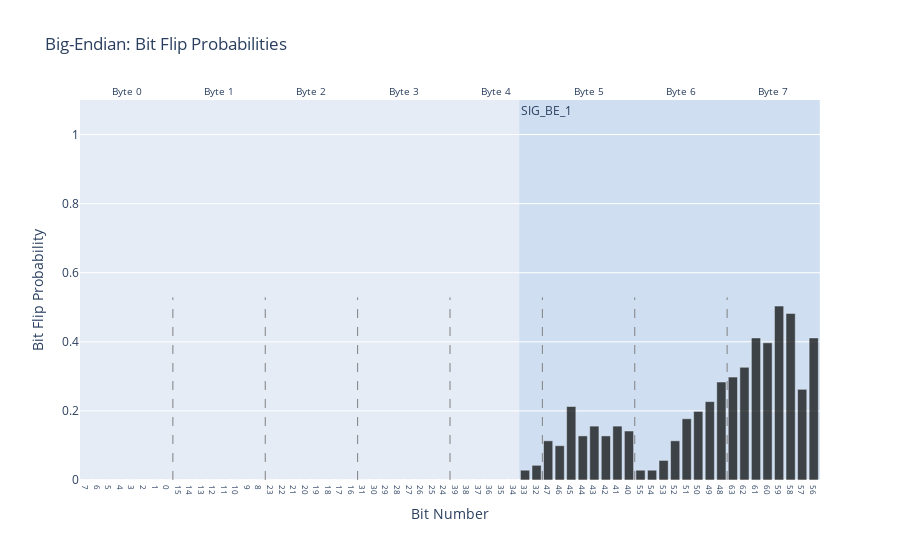

Notebook cell for this chart:
### Code cell
decoder.plot_message_from_id('18DAF110',[0x5,98,1,201])

### Figure 1 — Plotly figure (JSON) as saved in the notebook; plotly's stock layout.template omitted (floating-point values rounded to 4 significant figures)
{"data": [{"marker": {"color": "black"}, "name": "Bit Flip Probability", "opacity": 0.7, "type": "bar", "x": [0, 1, 2, 3, 4, 5, 6, 7, 8, 9, 10, 11, 12, 13, 14, 15, 16, 17, 18, 19, 20, 21, 22, 23, 24, 25, 26, 27, 28, 29, 30, 31, 32, 33, 34, 35, 36, 37, 38, 39, 40, 41, 42, 43, 44, 45, 46, 47, 48, 49, 50, 51, 52, 53, 54, 55, 56, 57, 58, 59, 60, 61, 62, 63], "y": [0.0, 0.0, 0.0, 0.0, 0.0, 0.0, 0.0, 0.0, 0.0, 0.0, 0.0, 0.0, 0.0, 0.0, 0.0, 0.0, 0.0, 0.0, 0.0, 0.0, 0.0, 0.0, 0.0, 0.0, 0.0, 0.0, 0.0, 0.0, 0.0, 0.0, 0.0, 0.0, 0.0, 0.0, 0.0, 0.0, 0.0, 0.0, 0.02837, 0.04255, 0.1135, 0.09929, 0.2128, 0.1277, 0.156, 0.1277, 0.156, 0.1418, 0.02837, 0.02837, 0.05674, 0.1135, 0.1773, 0.1986, 0.227, 0.2837, 0.2979, 0.3262, 0.4113, 0.3972, 0.5035, 0.4823, 0.2624, 0.4113]}], "layout": {"annotations": [{"font": {"size": 10}, "showarrow": false, "text": "Byte 0", "x": 3.5, "xanchor": "center", "xref": "x", "y": 1, "yanchor": "bottom", "yref": "y domain"}, {"font": {"size": 10}, "showarrow": false, "text": "Byte 1", "x": 11.5, "xanchor": "center", "xref": "x", "y": 1, "yanchor": "bottom", "yref": "y domain"}, {"font": {"size": 10}, "showarrow": false, "text": "Byte 2", "x": 19.5, "xanchor": "center", "xref": "x", "y": 1, "yanchor": "bottom", "yref": "y domain"}, {"font": {"size": 10}, "showarrow": false, "text": "Byte 3", "x": 27.5, "xanchor": "center", "xref": "x", "y": 1, "yanchor": "bottom", "yref": "y domain"}, {"font": {"size": 10}, "showarrow": false, "text": "Byte 4", "x": 35.5, "xanchor": "center", "xref": "x", "y": 1, "yanchor": "bottom", "yref": "y domain"}, {"font": {"size": 10}, "showarrow": false, "text": "Byte 5", "x": 43.5, "xanchor": "center", "xref": "x", "y": 1, "yanchor": "bottom", "yref": "y domain"}, {"font": {"size": 10}, "showarrow": false, "text": "Byte 6", "x": 51.5, "xanchor": "center", "xref": "x", "y": 1, "yanchor": "bottom", "yref": "y domain"}, {"font": {"size": 10}, "showarrow": false, "text": "Byte 7", "x": 59.5, "xanchor": "center", "xref": "x", "y": 1, "yanchor": "bottom", "yref": "y domain"}, {"showarrow": false, "text": "SIG_BE_1", "x": 37.5, "xanchor": "left", "xref": "x", "y": 1, "yanchor": "top", "yref": "y domain"}], "legend": {"font": {"size": 8}, "orientation": "h", "x": 0.5, "xanchor": "center", "y": -0.2}, "shapes": [{"line": {"color": "gray", "dash": "dash", "width": 1}, "type": "line", "x0": 7.5, "x1": 7.5, "y0": 0, "y1": 0.5287}, {"line": {"color": "gray", "dash": "dash", "width": 1}, "type": "line", "x0": 15.5, "x1": 15.5, "y0": 0, "y1": 0.5287}, {"line": {"color": "gray", "dash": "dash", "width": 1}, "type": "line", "x0": 23.5, "x1": 23.5, "y0": 0, "y1": 0.5287}, {"line": {"color": "gray", "dash": "dash", "width": 1}, "type": "line", "x0": 31.5, "x1": 31.5, "y0": 0, "y1": 0.5287}, {"line": {"color": "gray", "dash": "dash", "width": 1}, "type": "line", "x0": 39.5, "x1": 39.5, "y0": 0, "y1": 0.5287}, {"line": {"color": "gray", "dash": "dash", "width": 1}, "type": "line", "x0": 47.5, "x1": 47.5, "y0": 0, "y1": 0.5287}, {"line": {"color": "gray", "dash": "dash", "width": 1}, "type": "line", "x0": 55.5, "x1": 55.5, "y0": 0, "y1": 0.5287}, {"line": {"color": "black", "width": 1}, "opacity": 0, "type": "rect", "x0": -0.5, "x1": 7.5, "xref": "x", "y0": 0, "y1": 1, "yref": "y domain"}, {"line": {"color": "black", "width": 1}, "opacity": 0, "type": "rect", "x0": 7.5, "x1": 15.5, "xref": "x", "y0": 0, "y1": 1, "yref": "y domain"}, {"line": {"color": "black", "width": 1}, "opacity": 0, "type": "rect", "x0": 15.5, "x1": 23.5, "xref": "x", "y0": 0, "y1": 1, "yref": "y domain"}, {"line": {"color": "black", "width": 1}, "opacity": 0, "type": "rect", "x0": 23.5, "x1": 31.5, "xref": "x", "y0": 0, "y1": 1, "yref": "y domain"}, {"line": {"color": "black", "width": 1}, "opacity": 0, "type": "rect", "x0": 31.5, "x1": 39.5, "xref": "x", "y0": 0, "y1": 1, "yref": "y domain"}, {"line": {"color": "black", "width": 1}, "opacity": 0, "type": "rect", "x0": 39.5, "x1": 47.5, "xref": "x", "y0": 0, "y1": 1, "yref": "y domain"}, {"line": {"color": "black", "width": 1}, "opacity": 0, "type": "rect", "x0": 47.5, "x1": 55.5, "xref": "x", "y0": 0, "y1": 1, "yref": "y domain"}, {"line": {"color": "black", "width": 1}, "opacity": 0, "type": "rect", "x0": 55.5, "x1": 63.5, "xref": "x", "y0": 0, "y1": 1, "yref": "y domain"}, {"fillcolor": "#79A8DD", "layer": "below", "line": {"width": 0}, "opacity": 0.2, "type": "rect", "x0": 37.5, "x1": 63.5, "xref": "x", "y0": 0, "y1": 1, "yref": "y domain"}], "title": {"text": "Big-Endian: Bit Flip Probabilities"}, "xaxis": {"tickfont": {"size": 8}, "tickmode": "array", "ticktext": [7, 6, 5, 4, 3, 2, 1, 0, 15, 14, 13, 12, 11, 10, 9, 8, 23, 22, 21, 20, 19, 18, 17, 16, 31, 30, 29, 28, 27, 26, 25, 24, 39, 38, 37, 36, 35, 34, 33, 32, 47, 46, 45, 44, 43, 42, 41, 40, 55, 54, 53, 52, 51, 50, 49, 48, 63, 62, 61, 60, 59, 58, 57, 56], "tickvals": [0, 1, 2, 3, 4, 5, 6, 7, 8, 9, 10, 11, 12, 13, 14, 15, 16, 17, 18, 19, 20, 21, 22, 23, 24, 25, 26, 27, 28, 29, 30, 31, 32, 33, 34, 35, 36, 37, 38, 39, 40, 41, 42, 43, 44, 45, 46, 47, 48, 49, 50, 51, 52, 53, 54, 55, 56, 57, 58, 59, 60, 61, 62, 63], "title": {"text": "Bit Number"}}, "yaxis": {"range": [0, 1.1], "title": {"text": "Bit Flip Probability"}}}}
